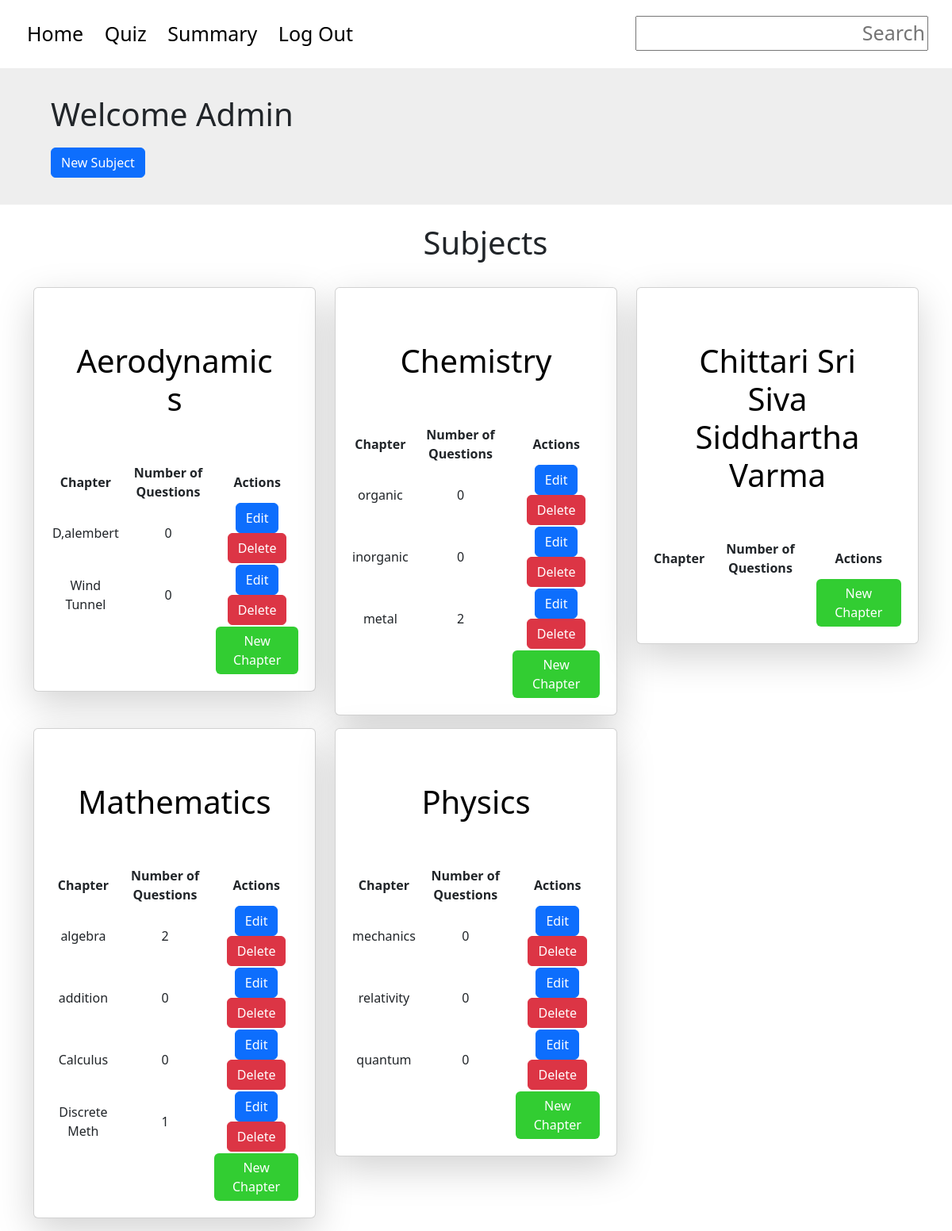
The app's page /admin/dashboard with its own data.
### tables this page shows
CREATE TABLE subjects ( id INTEGER PRIMARY KEY AUTOINCREMENT, name TEXT NOT NULL UNIQUE, description TEXT );

CREATE TABLE chapters ( id INTEGER PRIMARY KEY AUTOINCREMENT, subject_id INTEGER NOT NULL, name TEXT NOT NULL, description TEXT, FOREIGN KEY(subject_id) REFERENCES subjects(id) ON DELETE CASCADE );

### app.py (the view)
@app.route('/admin/dashboard', methods=['GET','POST'])
def admin_dashboard():
    subjects = []
    conn = sqlite3.connect("app.db")
    cursor = conn.cursor()
    cursor.execute("SELECT id, name FROM subjects")
    rows = cursor.fetchall()
    print(rows)
    for row in rows:
        subjects.append({ 'id': row[0], 'name': row[1], 'chapters': []})
    for i in range(len(subjects)):
        chapters = []
        cursor.execute("SELECT id, name FROM chapters WHERE subject_id = ?", (subjects[i]['id'],))
        db_chapters = cursor.fetchall()
        for chapter in db_chapters:
            cursor.execute("SELECT COUNT(*) FROM questions where chapter_id = ?", (chapter[0],))
            noq = cursor.fetchall()
            chapters.append({'id': chapter[0], 'name': chapter[1], 'noq': noq[0][0]})
        subjects[i]['chapters'] = chapters
    conn.close()
    return render_template('admin_dashboard.html', subjects=subjects)

### templates/admin_dashboard.html (shortened to what this page needs)
<!DOCTYPE html>
<html lang="en">
<head>
    <link href="https://cdn.jsdelivr.net/npm/bootstrap@5.3.0/dist/css/bootstrap.min.css" rel="stylesheet">
</head>
<header class="container p-4 vh-20 vw-100" style="font-size: 25px; text-align: left; margin-left:0px;">
    <div>
        <a href='/admin/dashboard'>
            Home
        </a>
        <a href="/admin/quiz">
            Quiz
        </a>
        <a href="/admin/summary">
            Summary
        </a>
        <a href="/admin/logout">
            Log Out
        </a>
        <div style="position: absolute; right: 0; top: 0; padding-top: 20px; padding-right: 30px">
            <input type="text" placeholder="Search" style="text-align: right; position: right">
        </div>
    </div>
</header>
<body>
    <div class="container-lg p-4 vh-20 vw-100" style="background-color: #EEE; max-width:100%">
        <h1 style="padding-left: 40px; padding-top: 10px;">Welcome Admin</h1>
        <div style="padding-left: 40px; padding-top: 10px; padding-bottom: 10px">
            <a href="{{ url_for('new_subject')}}"class="btn btn-primary">New Subject</a>
        </div>
    </div>
    <div class="container vw-100"  style="text-align:center">
        <div class="container vw-100 p-4" style="text-align: center;">
            <h1>Subjects</h1>
        </div>
        <div class="row">
            {% for subject in subjects %}
            <div class="col-lg-4 col-md-6 col-sm-12 mb-3">
                <div class="card p-1 shadow-lg ">
                    <div class="card-body">
                        <div class="p-4">
                            <a href="{{ url_for('edit_subject', subject_id = subject['id']) }}">
                                <h1 class="text-center">
                                    {{ subject['name'] }}
                                </h1>
                            </a>
                        </div>
                        <table>
                            <tr>
                                <th>Chapter</th>
                                <th>Number of Questions</th>
                                <th> Actions </th>
                            </tr>
                            {% for chapter in subject['chapters'] %}
                            <tr>
                                <td>{{ chapter['name'] }}</td>
                                <td>{{ chapter['noq'] }}</td>
                                <td inline>
                                    <a href="{{ url_for('edit_chapter', subject_id = subject['id'], chapter_id = chapter['id']) }}" class="btn btn-primary" id="{{ subject['name'] + chapter['name']}}+Edit">
                                        Edit
                                    </a>
                                    <a href="{{ url_for('delete_chapter', subject_id = subject['id'], chapter_id = chapter['id']) }}" class="btn btn-danger">
                                        Delete
                                    </a>
                                </td>
                            </tr>
                            {% endfor %}
                            <tr class="p-4">
                                <td></td>
                                <td></td>
                                <td class="actions">
                                    <a href="{{ url_for('new_chapter', subject_id = subject['id']) }}" class = "btn btn-primary" style="background-color: limegreen; border: limegreen;">
                                        New Chapter
                                    </a>
                                </td>
                            </tr>
                        </table>
                    </div>
                </div>
            </div>
            {% endfor %}
        </div>
    </div>
</body>

### templates/admin_dashboard.html (style rules this page uses)
a { color: #000; text-decoration: none; padding-left: 10px; padding-right: 10px; }

### records on screen
subjects: name "Aerodynamics"
chapters: name "D,alembert", noq "0"
chapters: name "Wind Tunnel", noq "0"
subjects: name "Chemistry"
chapters: name "organic", noq "0"
chapters: name "inorganic", noq "0"
chapters: name "metal", noq "2"
subjects: name "Chittari Sri Siva Siddhartha Varma"
subjects: name "Mathematics"
chapters: name "algebra", noq "2"
chapters: name "addition", noq "0"
chapters: name "Calculus", noq "0"
chapters: name "Discrete Meth", noq "1"
subjects: name "Physics"
chapters: name "mechanics", noq "0"
chapters: name "relativity", noq "0"
chapters: name "quantum", noq "0"
